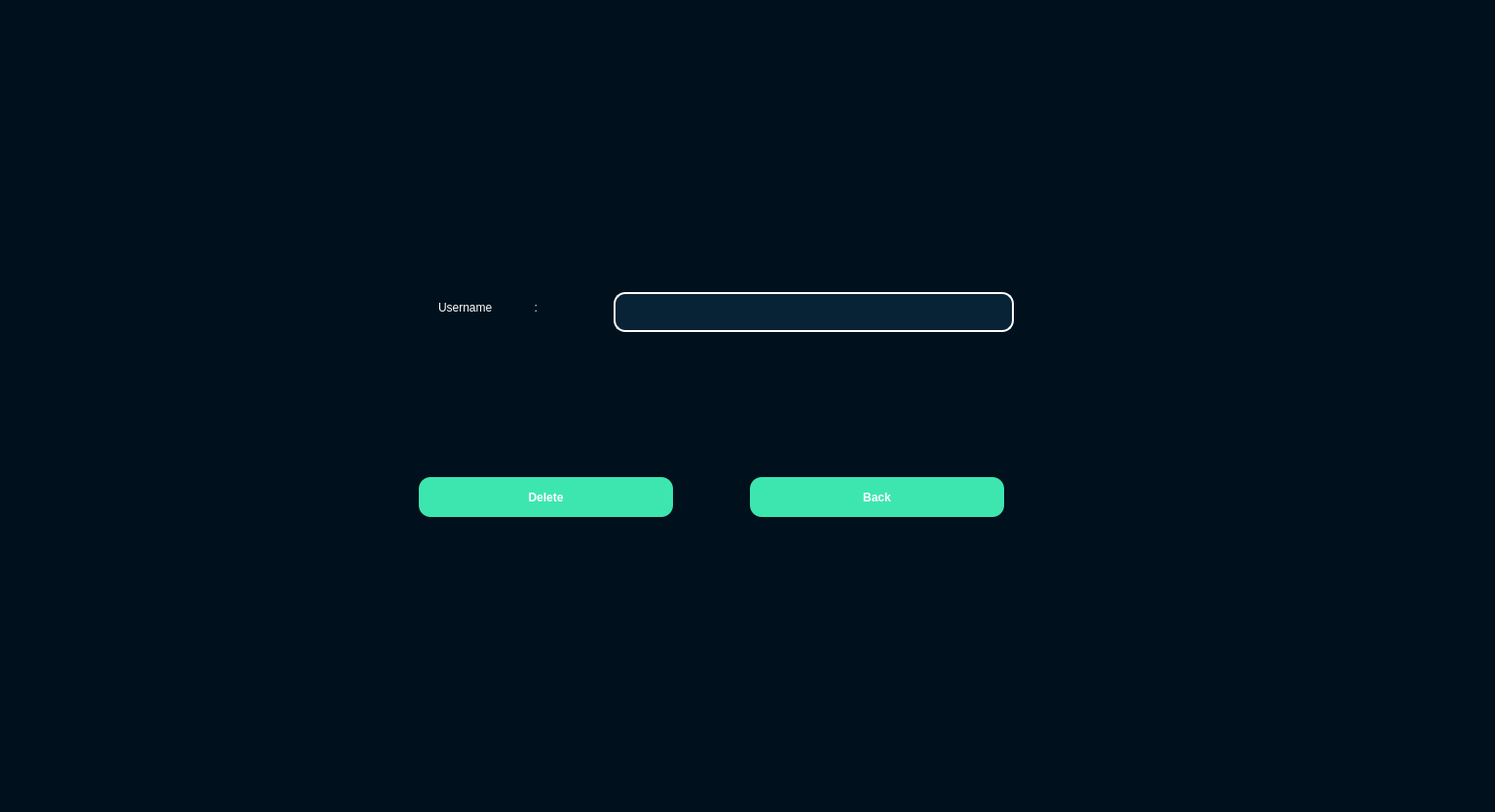
<?xml version="1.0" encoding="UTF-8"?>
<ui version="4.0">
 <class>Delete_user</class>
 <widget class="QDialog" name="Delete_user">
  <property name="geometry">
   <rect>
    <x>0</x>
    <y>0</y>
    <width>1535</width>
    <height>834</height>
   </rect>
  </property>
  <property name="windowTitle">
   <string>Dialog</string>
  </property>
  <property name="styleSheet">
   <string notr="true">QWidget
{
	background-color: #00111d;
	color: #000000;
	border-color: #000000;

}


/*-----QLabel-----*/
QLabel
{
	background-color: #00111d;
	color: #717e87;
	border-color: #000000;
	border-radius:12px;


}


/*-----QPushButton-----*/
QPushButton
{
	background-color: #3de6af;
	color: #000000;
	border-style: solid;
	border-color: #000000;
	font-weight : bold;
	padding: 13px;

}


QPushButton::hover
{
	background-color: #3dffaf;
	color: #000000;
	border-style: solid;
	border-color: #000000;
	font-weight : bold;
	padding: 13px;

}


QPushButton::pressed
{
	background-color: #3dc8af;
	color: #000000;
	border-style: solid;
	border-color: #000000;
	font-weight : bold;
	padding: 13px;

}


/*-----QToolButton-----*/
QToolButton
{
	background-color: #00111d;
	color: #000000;
	border-style: solid;
	border-color: #000000;
	padding: 5px;

}


QToolButton::hover
{
	background-color: #00111d;
	color: #000000;
	border-style: solid;
	border-width: 1px;
	border-color: #01dcff;

}


QToolButton::pressed
{
	background-color: #01dcff;
	color: #000000;
	border-style: solid;
	border-width: 1px;
	border-color: #01dcff;

}


/*-----QLineEdit-----*/
QLineEdit
{
	background-color: #082336;
	color: #3e93ff;
	border-style: solid;
	border-width: 2px;
	border-color: white;
	padding: 10px;

}


QLineEdit::hover
{
	background-color: #082336;
	color: #3e93ca;
	border-style: solid;
	border-width: 2px;
	border-color: #01dcff;
	padding: 10px;

}


QLineEdit::focus
{
	
	color: #3e93ca;
	border-style: solid;
	border-width: 2px;
	border-color: #01dcff;
	padding: 10px;

}


/*-----QCheckBox-----*/
QCheckBox
{
	background-color: transparent;
	color: #717e87;
	border-color: #000000;

}


QCheckBox::indicator
{
    color: #b1b1b1;
    background-color: #00111d;
    border: 1px solid #2aaaa8;
    width: 12px;
    height: 12px;

}</string>
  </property>
  <widget class="QLineEdit" name="username">
   <property name="geometry">
    <rect>
     <x>630</x>
     <y>300</y>
     <width>411</width>
     <height>41</height>
    </rect>
   </property>
   <property name="styleSheet">
    <string notr="true">border-radius: 12px;</string>
   </property>
  </widget>
  <widget class="QLabel" name="label">
   <property name="geometry">
    <rect>
     <x>450</x>
     <y>290</y>
     <width>171</width>
     <height>51</height>
    </rect>
   </property>
   <property name="styleSheet">
    <string>color:rgb(255, 255, 255);
border-radius: 12px;
font: 14pt &quot;Calibri&quot;;</string>
   </property>
   <property name="text">
    <string>Username             :</string>
   </property>
  </widget>
  <widget class="QPushButton" name="delete_2">
   <property name="geometry">
    <rect>
     <x>430</x>
     <y>490</y>
     <width>261</width>
     <height>41</height>
    </rect>
   </property>
   <property name="styleSheet">
    <string notr="true">color:rgb(255, 255, 255);
border-radius: 12px;
font: 14pt &quot;Calibri&quot;;</string>
   </property>
   <property name="text">
    <string>Delete</string>
   </property>
  </widget>
  <widget class="QPushButton" name="back">
   <property name="geometry">
    <rect>
     <x>770</x>
     <y>490</y>
     <width>261</width>
     <height>41</height>
    </rect>
   </property>
   <property name="styleSheet">
    <string notr="true">color:rgb(255, 255, 255);
border-radius: 12px;
font: 14pt &quot;Calibri&quot;;</string>
   </property>
   <property name="text">
    <string>Back</string>
   </property>
  </widget>
 </widget>
 <resources/>
 <connections/>
</ui>
